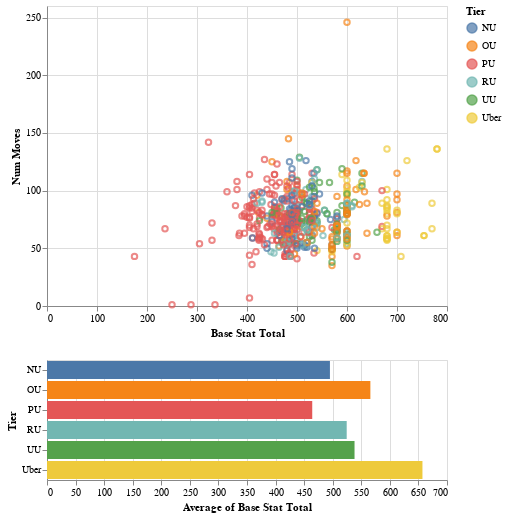

The notebook cell saved with this chart:
### Code cell
multi = alt.selection_multi(fields=['Tier'], empty='all')
interval = alt.selection_interval(encodings=['y'])

scatter = alt.Chart(df).mark_point().encode(
    x='Base Stat Total',
    y='Num Moves',
    color=alt.condition(multi & interval, 'Tier', alt.value('lightgray'))
).properties(
    selection=interval
)

bar = alt.Chart(df).mark_bar().encode(
    x='average(Base Stat Total)',
    y='Tier',
    color=alt.condition(multi, 'Tier', alt.value('lightgray'))
).properties(
    selection=multi
).transform_filter(
    interval
)

plot = scatter & bar
plot

### Figure 1 — Vega-Lite specification as saved in the notebook (floating-point values rounded to 4 significant figures; data arrays with more than 128 entries replaced by an {"elided": "..."} marker saying what was removed)
{"config": {"view": {"continuousWidth": 400, "continuousHeight": 300}}, "vconcat": [{"mark": "point", "encoding": {"color": {"condition": {"type": "nominal", "field": "Tier", "selection": {"and": ["selector001", "selector002"]}}, "value": "lightgray"}, "x": {"type": "quantitative", "field": "Base Stat Total"}, "y": {"type": "quantitative", "field": "Num Moves"}}, "selection": {"selector002": {"type": "interval", "encodings": ["y"]}}}, {"mark": "bar", "encoding": {"color": {"condition": {"type": "nominal", "field": "Tier", "selection": "selector001"}, "value": "lightgray"}, "x": {"type": "quantitative", "aggregate": "average", "field": "Base Stat Total"}, "y": {"type": "nominal", "field": "Tier"}}, "selection": {"selector001": {"type": "multi", "fields": ["Tier"], "empty": "all"}}, "transform": [{"filter": {"selection": "selector002"}}]}], "data": {"name": "data-602fbf70eee4bc4bcbc5a8b70b837b07"}, "$schema": "https://vega.github.io/schema/vega-lite/v4.8.1.json", "datasets": {"data-602fbf70eee4bc4bcbc5a8b70b837b07": {"elided": "553 records"}}}
